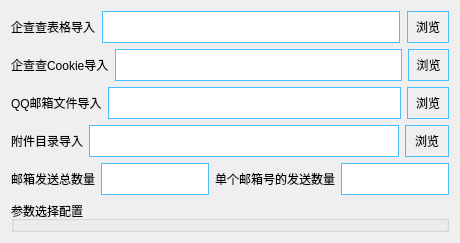
     <widget class="QWidget" name="tab_2">
      <attribute name="title">
       <string>配置导入</string>
      </attribute>
      <layout class="QVBoxLayout" name="verticalLayout_6">
       <item>
        <layout class="QVBoxLayout" name="verticalLayout_2">
         <item>
          <layout class="QHBoxLayout" name="horizontalLayout_2" stretch="1,7,1">
           <property name="spacing">
            <number>7</number>
           </property>
           <item>
            <widget class="QLabel" name="label_7">
             <property name="sizePolicy">
              <sizepolicy hsizetype="Fixed" vsizetype="Preferred">
               <horstretch>0</horstretch>
               <verstretch>0</verstretch>
              </sizepolicy>
             </property>
             <property name="minimumSize">
              <size>
               <width>0</width>
               <height>32</height>
              </size>
             </property>
             <property name="sizeIncrement">
              <size>
               <width>1</width>
               <height>0</height>
              </size>
             </property>
             <property name="text">
              <string>企查查表格导入</string>
             </property>
            </widget>
           </item>
           <item>
            <widget class="QLineEdit" name="qccExcelFileInput">
             <property name="minimumSize">
              <size>
               <width>0</width>
               <height>32</height>
              </size>
             </property>
             <property name="styleSheet">
              <string notr="true">border:1px solid rgb(71, 191, 255);
font: 9pt &quot;华文楷体&quot;;</string>
             </property>
            </widget>
           </item>
           <item>
            <widget class="QPushButton" name="qccExcelFileInputButton">
             <property name="minimumSize">
              <size>
               <width>0</width>
               <height>32</height>
              </size>
             </property>
             <property name="styleSheet">
              <string notr="true">border:1px solid rgb(71, 191, 255);</string>
             </property>
             <property name="text">
              <string>浏览</string>
             </property>
            </widget>
           </item>
          </layout>
         </item>
         <item>
          <layout class="QHBoxLayout" name="horizontalLayout_3" stretch="1,7,1">
           <item>
            <widget class="QLabel" name="label_8">
             <property name="sizePolicy">
              <sizepolicy hsizetype="Fixed" vsizetype="Preferred">
               <horstretch>0</horstretch>
               <verstretch>0</verstretch>
              </sizepolicy>
             </property>
             <property name="minimumSize">
              <size>
               <width>0</width>
               <height>32</height>
              </size>
             </property>
             <property name="sizeIncrement">
              <size>
               <width>1</width>
               <height>0</height>
              </size>
             </property>
             <property name="text">
              <string>企查查Cookie导入</string>
             </property>
            </widget>
           </item>
           <item>
            <widget class="QLineEdit" name="qccCookieFileInput">
             <property name="minimumSize">
              <size>
               <width>0</width>
               <height>32</height>
              </size>
             </property>
             <property name="styleSheet">
              <string notr="true">border:1px solid rgb(71, 191, 255);
font: 9pt &quot;华文楷体&quot;;</string>
             </property>
            </widget>
           </item>
           <item>
            <widget class="QPushButton" name="qccCookieFileInputButton">
             <property name="minimumSize">
              <size>
               <width>0</width>
               <height>32</height>
              </size>
             </property>
             <property name="styleSheet">
              <string notr="true">border:1px solid rgb(71, 191, 255);</string>
             </property>
             <property name="text">
              <string>浏览</string>
             </property>
            </widget>
           </item>
          </layout>
         </item>
         <item>
          <layout class="QHBoxLayout" name="horizontalLayout_4" stretch="1,7,1">
           <item>
            <widget class="QLabel" name="label_9">
             <property name="sizePolicy">
              <sizepolicy hsizetype="Fixed" vsizetype="Preferred">
               <horstretch>0</horstretch>
               <verstretch>0</verstretch>
              </sizepolicy>
             </property>
             <property name="minimumSize">
              <size>
               <width>0</width>
               <height>32</height>
              </size>
             </property>
             <property name="sizeIncrement">
              <size>
               <width>1</width>
               <height>0</height>
              </size>
             </property>
             <property name="text">
              <string>QQ邮箱文件导入</string>
             </property>
            </widget>
           </item>
           <item>
            <widget class="QLineEdit" name="qqEmailFileInput">
             <property name="minimumSize">
              <size>
               <width>0</width>
               <height>32</height>
              </size>
             </property>
             <property name="styleSheet">
              <string notr="true">border:1px solid rgb(71, 191, 255);
font: 9pt &quot;华文楷体&quot;;</string>
             </property>
            </widget>
           </item>
           <item>
            <widget class="QPushButton" name="qqEmailFileInputButton">
             <property name="minimumSize">
              <size>
               <width>0</width>
               <height>32</height>
              </size>
             </property>
             <property name="styleSheet">
              <string notr="true">border:1px solid rgb(71, 191, 255);</string>
             </property>
             <property name="text">
              <string>浏览</string>
             </property>
            </widget>
           </item>
          </layout>
         </item>
         <item>
          <layout class="QHBoxLayout" name="horizontalLayout_5" stretch="1,7,1">
           <item>
            <widget class="QLabel" name="label_10">
             <property name="sizePolicy">
              <sizepolicy hsizetype="Fixed" vsizetype="Preferred">
               <horstretch>0</horstretch>
               <verstretch>0</verstretch>
              </sizepolicy>
             </property>
             <property name="minimumSize">
              <size>
               <width>0</width>
               <height>32</height>
              </size>
             </property>
             <property name="sizeIncrement">
              <size>
               <width>1</width>
               <height>0</height>
              </size>
             </property>
             <property name="text">
              <string>附件目录导入</string>
             </property>
            </widget>
           </item>
           <item>
            <widget class="QLineEdit" name="accessoryDirectoryInput">
             <property name="minimumSize">
              <size>
               <width>0</width>
               <height>32</height>
              </size>
             </property>
             <property name="styleSheet">
              <string notr="true">border:1px solid rgb(71, 191, 255);
font: 9pt &quot;华文楷体&quot;;</string>
             </property>
            </widget>
           </item>
           <item>
            <widget class="QPushButton" name="accessoryDirectoryInputButton">
             <property name="minimumSize">
              <size>
               <width>0</width>
               <height>32</height>
              </size>
             </property>
             <property name="styleSheet">
              <string notr="true">border:1px solid rgb(71, 191, 255);</string>
             </property>
             <property name="text">
              <string>浏览</string>
             </property>
            </widget>
           </item>
          </layout>
         </item>
         <item>
          <layout class="QHBoxLayout" name="horizontalLayout_19" stretch="2,3,2,3">
           <property name="sizeConstraint">
            <enum>QLayout::SetDefaultConstraint</enum>
           </property>
           <item>
            <widget class="QLabel" name="emailSendAllNumberLabel">
             <property name="sizePolicy">
              <sizepolicy hsizetype="Fixed" vsizetype="Fixed">
               <horstretch>0</horstretch>
               <verstretch>0</verstretch>
              </sizepolicy>
             </property>
             <property name="minimumSize">
              <size>
               <width>0</width>
               <height>32</height>
              </size>
             </property>
             <property name="sizeIncrement">
              <size>
               <width>1</width>
               <height>0</height>
              </size>
             </property>
             <property name="text">
              <string>邮箱发送总数量</string>
             </property>
            </widget>
           </item>
           <item>
            <widget class="QLineEdit" name="emailSendAllNumberInput">
             <property name="minimumSize">
              <size>
               <width>0</width>
               <height>32</height>
              </size>
             </property>
             <property name="styleSheet">
              <string notr="true">border:1px solid rgb(71, 191, 255);
font: 9pt &quot;华文楷体&quot;;</string>
             </property>
            </widget>
           </item>
           <item>
            <widget class="QLabel" name="emailAccountSendNumberLabel">
             <property name="sizePolicy">
              <sizepolicy hsizetype="Fixed" vsizetype="Fixed">
               <horstretch>0</horstretch>
               <verstretch>0</verstretch>
              </sizepolicy>
             </property>
             <property name="minimumSize">
              <size>
               <width>0</width>
               <height>32</height>
              </size>
             </property>
             <property name="sizeIncrement">
              <size>
               <width>1</width>
               <height>0</height>
              </size>
             </property>
             <property name="text">
              <string>单个邮箱号的发送数量</string>
             </property>
            </widget>
           </item>
           <item>
            <widget class="QLineEdit" name="emailAccountSendNumberInput">
             <property name="minimumSize">
              <size>
               <width>0</width>
               <height>32</height>
              </size>
             </property>
             <property name="styleSheet">
              <string notr="true">border:1px solid rgb(71, 191, 255);
font: 9pt &quot;华文楷体&quot;;</string>
             </property>
            </widget>
           </item>
          </layout>
         </item>
         <item>
          <widget class="QGroupBox" name="groupBox">
           <property name="sizePolicy">
            <sizepolicy hsizetype="Preferred" vsizetype="Expanding">
             <horstretch>0</horstretch>
             <verstretch>0</verstretch>
            </sizepolicy>
           </property>
           <property name="title">
            <string>参数选择配置</string>
           </property>
          </widget>
         </item>
        </layout>
       </item>
      </layout>
     </widget>
